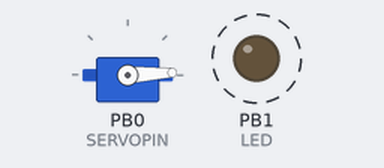
A sketch run on a simulated ATtiny85, built with avr-gcc and run on an emulated ATtiny85. Parts: servo, output pins drawn as LEDs (lit = HIGH). Dashed ring = blinking.

Above: at 0.05 s.
At 0.55 s:
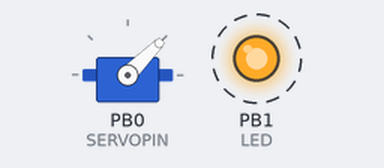
At 1.4 s:
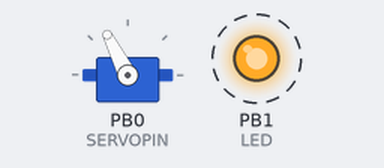
At 2.7 s:
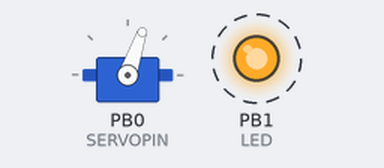
Timing chart, 0 to 6.5 s (numbered marks = the images above):
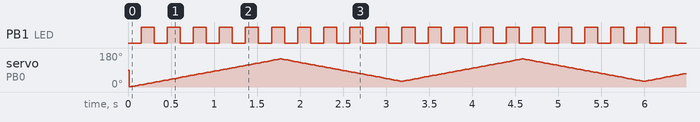

The sketch:

Franzininho_servo.ino
```cpp
/*******************************************************************

  Required library is the Adafruit_SoftServo library
  available at https://github.com/adafruit/Adafruit_SoftServo
  The standard Arduino IDE servo library will not work with 8 bit
  AVR microcontrollers like Trinket and Gemma due to differences
  in available timer hardware and programming. We simply refresh
  by piggy-backing on the timer0 millis() counter


 *******************************************************************/

#include <Adafruit_SoftServo.h>  // SoftwareServo (works on non PWM pins)

#define SERVOPIN 0
#define INTERVALO_PISCA     150  // tempo para inversão do led
#define INTERVALO_ATUALIZA  10    //tempo para atualizar o servo: minimo 5

#define MINIMO 30      //meno valor 0
#define MAXIMO 149    //maior valor 179

const int LED = 1;

Adafruit_SoftServo myServo1;  //create TWO servo objects

int servoPos;  // variable to convert voltage on pot to servo position
int inc;
long int ultimaInversao = 0;
long int ultimaatualizacao = 0;

void setup() {
  // Set up the interrupt that will refresh the servo for us automagically
  OCR0A = 0xAF;            // any number is OK
  TIMSK |= _BV(OCIE0A);    // Turn on the compare interrupt (below!)

  pinMode(LED, OUTPUT);

  myServo1.attach(SERVOPIN);   // Attach the servo to pin 0 on Trinket
  myServo1.write(90);           // Tell servo to go to position per quirk
  delay(15);                    // Wait 15ms for the servo to reach the position
 // while(1);
}

void loop()  {


  if ((millis() - ultimaatualizacao) > INTERVALO_ATUALIZA)  //verifica se já deu o tempo para stualizar o servo
  {
      if(servoPos<=MINIMO) inc = 1;
      else if(servoPos>=MAXIMO) inc = -1;

      servoPos+=inc;                                //incrementa posição do Servo

      myServo1.write(servoPos);                    // tell servo to go to position

      ultimaatualizacao = millis();
  }


  if ((millis() - ultimaInversao) > INTERVALO_PISCA) //verifica se já deu o tempo para inverter o LED
  {
      digitalWrite(LED, !digitalRead(LED));
      ultimaInversao = millis();
  }
}


// We'll take advantage of the built in millis() timer that goes off
// to keep track of time, and refresh the servo every 20 milliseconds
// The SIGNAL(TIMER0_COMPA_vect) function is the interrupt that will be
// Called by the microcontroller every 2 milliseconds
volatile uint8_t counter = 0;
SIGNAL(TIMER0_COMPA_vect) {
  // this gets called every 2 milliseconds
  counter += 2;
  // every 20 milliseconds, refresh the servos!
  if (counter >= 20) {
    counter = 0;
    myServo1.refresh();
  }
}
```

Measured:
- by itself, PB1 (LED): alternates HIGH for 0.15 s and LOW for 0.15 s
